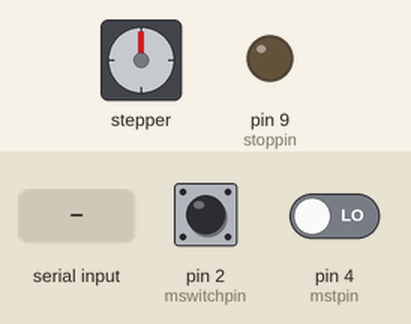
Simulated run of this sketch. Board: Arduino Uno, built with avr-gcc and run on an emulated ATmega328P. Parts: stepper motor, output pins drawn as LEDs (lit = HIGH). The inputs (shaded band) are chosen by the test bench; at power-on: pin 2 (mswitchpin) LOW, pin 4 (mstpin) LOW. Stepper angles assume 200 steps per turn; pins used as bus, display or sensor lines are not drawn; what the sketch prints to the serial monitor is not drawn.

Above: at 1.2 s.
1.3 s: "1" received over Serial
At 2.5 s:
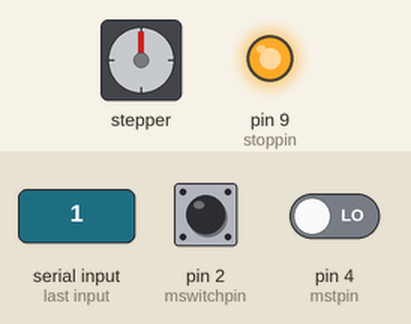
2.8 s: pin 2 (mswitchpin) pulled HIGH for 0.15 s
At 2.95 s:
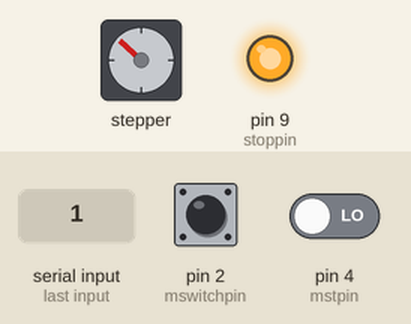
At 3.58 s:
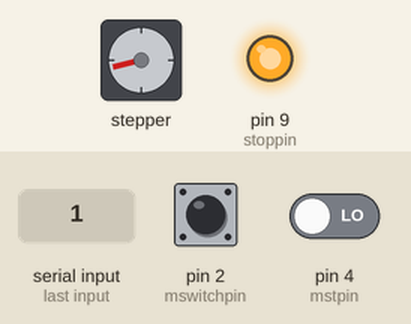
5.8 s: pin 2 (mswitchpin) pulled HIGH for 3.2 s
Timing chart, 0 to 26.3 s (numbered marks = the images above; inputs shaded):
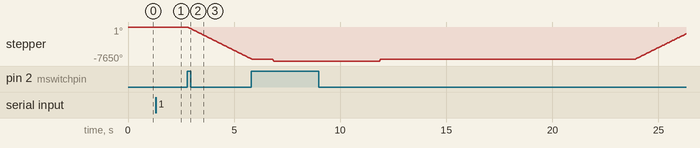

Measured:
- after the input at 1.3 s, pin 9 (stoppin): LOW → HIGH at once
- after the input at 2.8 s, stepper: keeps turning counter-clockwise at about 2397°/s, starting at once

The sketch:

ResponseTimeTesting_.ino
```cpp
#include <elapsedMillis.h>
#include <Stepper.h>
const int stepsPerRevolution = 200;

int DIRpin = 8;
int stoppin = 9;
int speedpin = 10;
int mswitchpin = 2;
int mdirpin = 3;
int mstpin = 4;
Stepper myStepper(stepsPerRevolution, 10, 8);

unsigned long stepsize = 250;
unsigned long stopt = 0;
unsigned long interval = 5000;
int sp = 1500; //pump speed calibration

void setup() {
  pinMode(DIRpin, OUTPUT);
  pinMode(stoppin, OUTPUT);
  pinMode(speedpin, OUTPUT);

  delay(200);

  Serial.begin(9600);
  Serial.println("s");

  while (Serial.available() == 0) {
  }

  digitalWrite(DIRpin, LOW);
  digitalWrite(speedpin, HIGH);
  digitalWrite(stoppin, HIGH);

  delay(1000);

}
void loop() {
  if (digitalRead(mswitchpin)) {

    movestep(-4000, 400);
    delay(1000);

    for (int i = 1; i <= 7; i++)
    {

      for (int j = 1; j <= 1; j++)
      {
        if (digitalRead(mswitchpin)) {

          autorun(sp, stepsize);


        }
      }
      delay(1000);
      sp = sp + 100;
    }

    sp = 1500;

    movestep(4000, 400);

    delay(10000);

  }
  else {
    manual();
  }
}


void manual()
{

  if (digitalRead(mstpin)) {
    movestep( 5 * (digitalRead(mdirpin) * 2 - 1), 200);
  }
  else
  {
  }


}

void autorun(int spds, unsigned long steps)
{
  movestep(-steps, spds);
  elapsedMillis timeElapsed;

  while (timeElapsed < interval) {
  }
  movestep(steps, spds);

  elapsedMillis timeElapsed3;

  while (timeElapsed3 < interval) {
  }

}

void movestep(unsigned long step_size, int s) {

  myStepper.setSpeed(s);
  myStepper.step(step_size);
  elapsedMillis timeElapsed2;
  while (timeElapsed2 < stopt) {
  }

}
```
